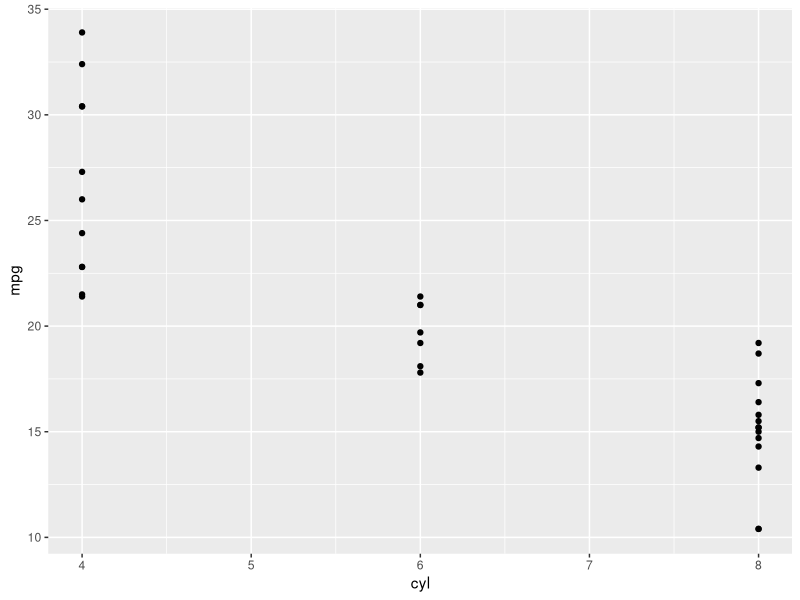
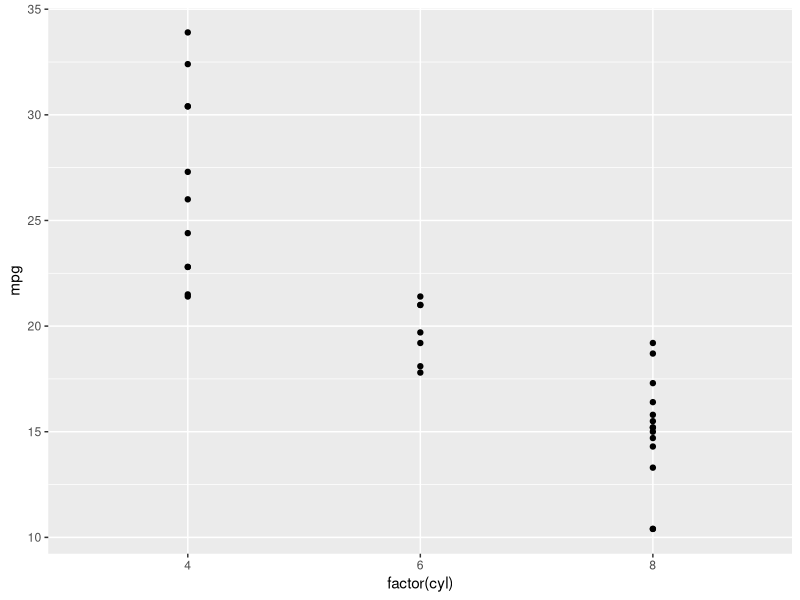
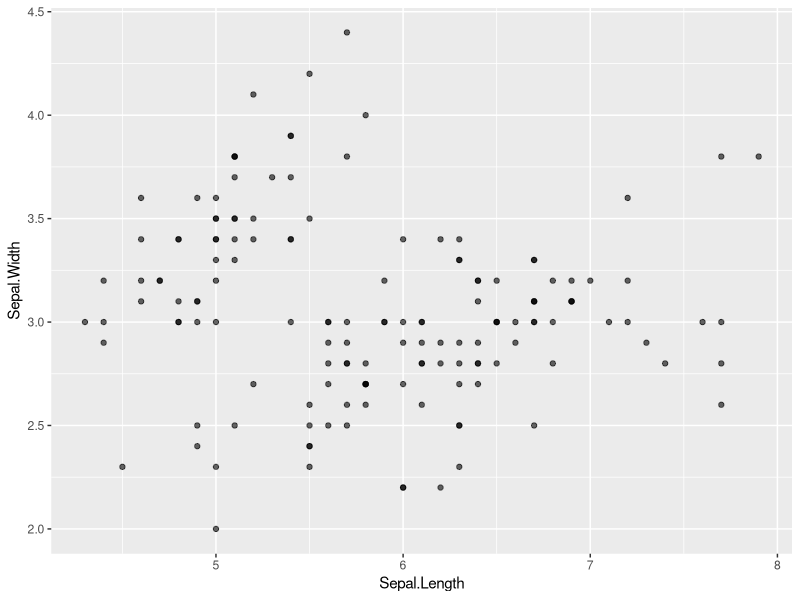
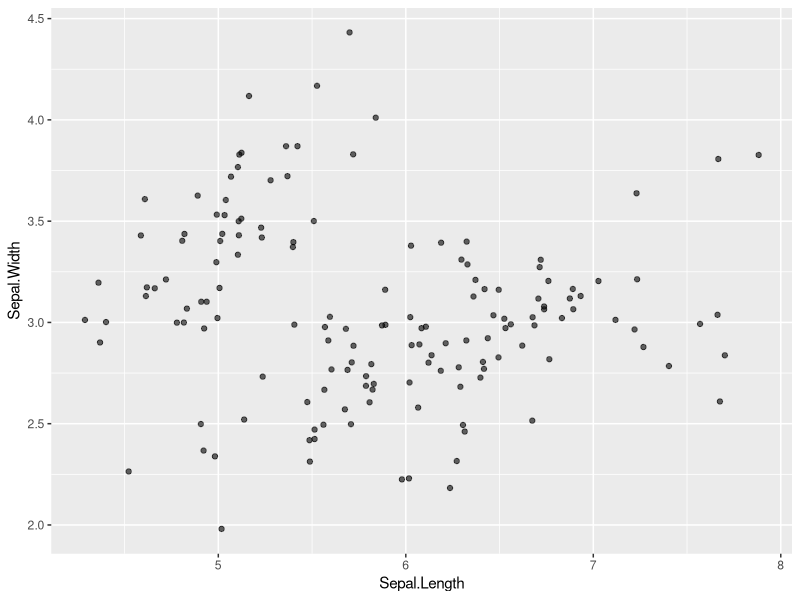
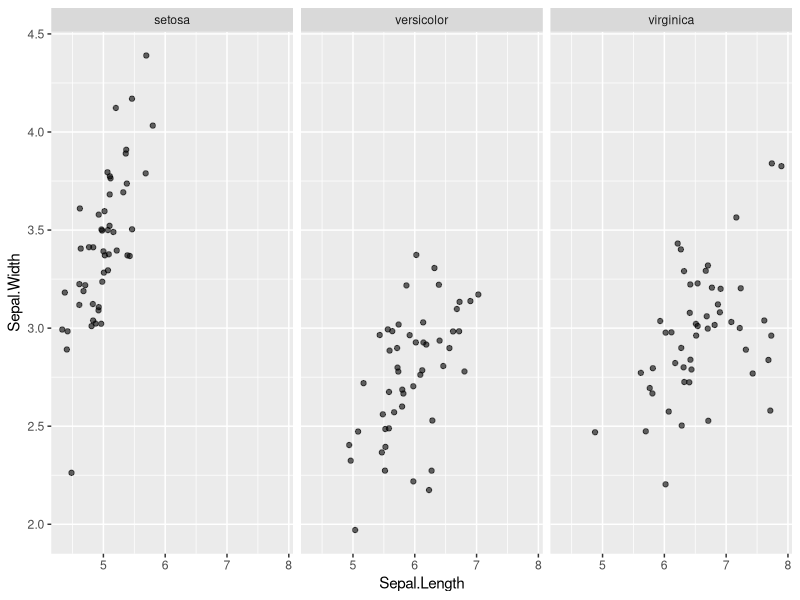
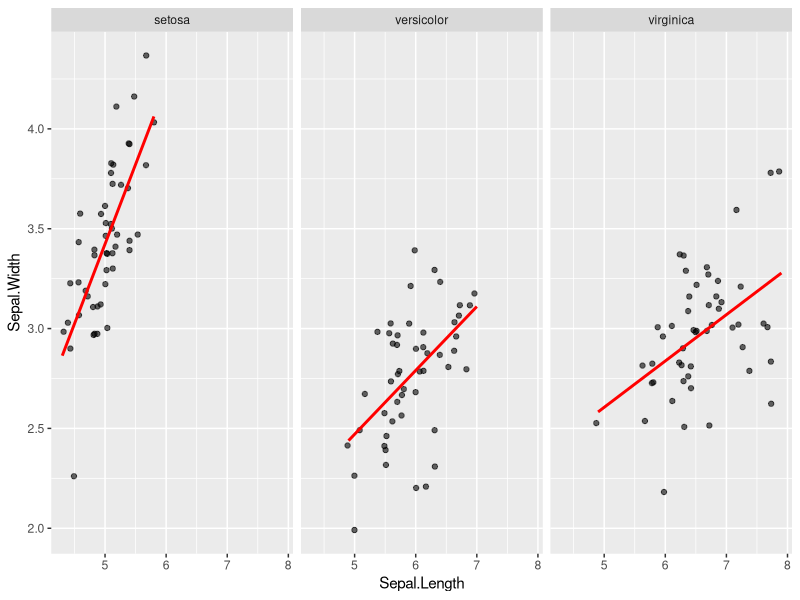
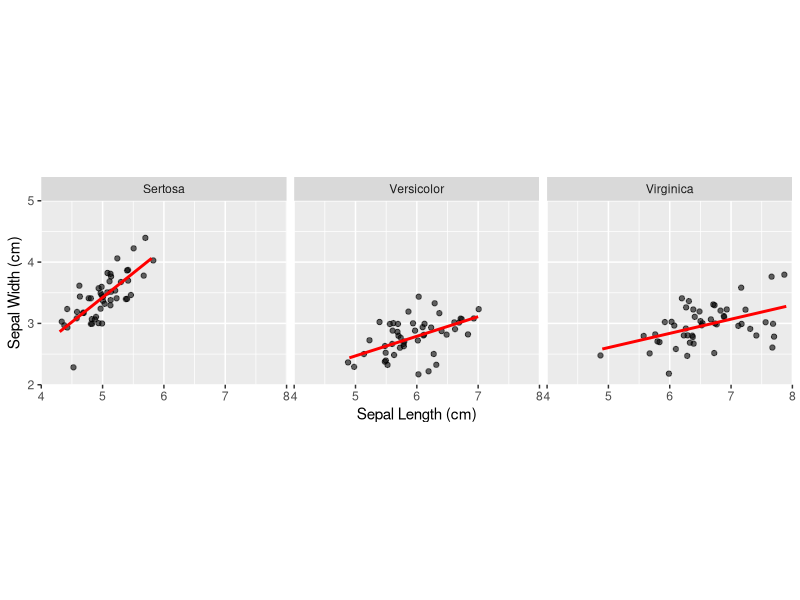

Source code (R) for these figures, in order:
# Data visualization with R
# Load the ggplot2 package
library(ggplot2)
# Use str() to explore the structure of mtcars dataset
head(mtcars)
str(mtcars)
ggplot(mtcars, aes(x = cyl, y = mpg)) +geom_point()

# Change the ggplot() command by warpping factor()
# around cyl

ggplot(mtcars, aes(x = factor(cyl), y = mpg)) +geom_point()

# Use grammers of graphics to create publication worthy graphics

str(iris)
# three layers to create a basic scatter plot: Data>Aesthetics>Geometry

# Geometry: geom_point ve goem_jitter
ggplot(iris, aes(x = Sepal.Length, y = Sepal.Width))+geom_point(alpha=.6)
ggplot(iris, aes(x = Sepal.Length, y = Sepal.Width))+geom_jitter(alpha=.6)
# add facet layer to get cleaner visualization
ggplot(iris, aes(x = Sepal.Length, y = Sepal.Width))+geom_jitter(alpha=.6)+facet_grid(. ~ Species)
# add statistics layer to add more parameters to the graphics
ggplot(iris, aes(x = Sepal.Length, y = Sepal.Width))+geom_jitter(alpha=.6)+facet_grid(. ~ Species)+stat_smooth(method = "lm", se = F, col = "red")
# add coordinates layer to clean up the graph 
levels(iris$Species) = c("Sertosa", "Versicolor", "Virginica")
ggplot(iris, aes(x = Sepal.Length, y = Sepal.Width))+geom_jitter(alpha=.6)+facet_grid(. ~ Species)+stat_smooth(method = "lm", se = F, col = "red")+scale_y_continuous("Sepal Width (cm)", limits=c(2,5), expand=c(0,0))+scale_x_continuous("Sepal Length (cm)", limits=c(4,8), expand=c(0,0))+coord_equal()
